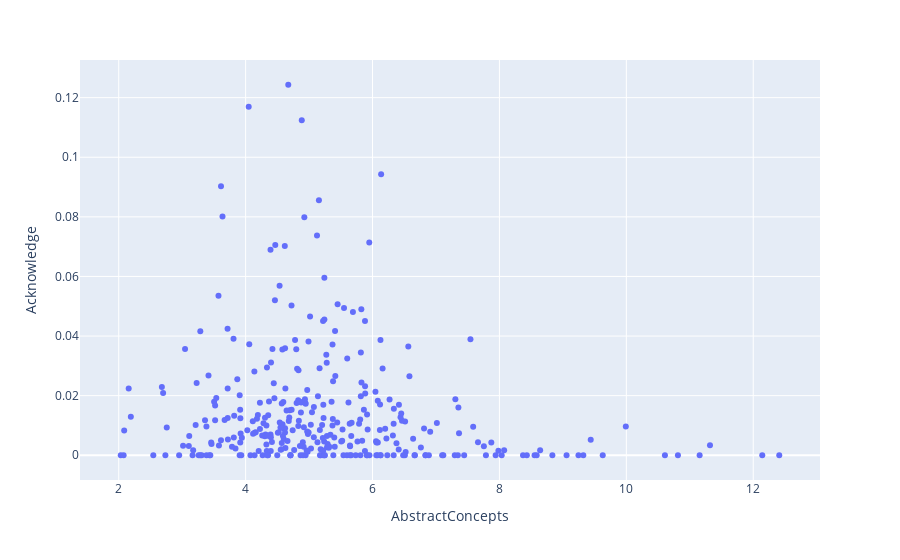

Source (notebook cell):
### Code cell
fig = px.scatter(df, x="AbstractConcepts", y="Acknowledge", hover_data="text_name")
fig.show()

### Figure 1 — Plotly figure (JSON) as saved in the notebook; plotly's stock layout.template omitted (floating-point values rounded to 4 significant figures; data arrays with more than 128 entries replaced by an {"elided": "..."} marker saying what was removed)
{"data": [{"customdata": {"elided": "329x1 str values"}, "hovertemplate": "AbstractConcepts=%{x}<br>Acknowledge=%{y}<br>text_name=%{customdata[0]}<extra></extra>", "legendgroup": "", "marker": {"color": "#636efa", "symbol": "circle"}, "mode": "markers", "name": "", "orientation": "v", "showlegend": false, "type": "scatter", "x": {"elided": "329 float values"}, "xaxis": "x", "y": {"elided": "329 float values"}, "yaxis": "y"}], "layout": {"legend": {"tracegroupgap": 0}, "margin": {"t": 60}, "xaxis": {"anchor": "y", "domain": [0, 1], "title": {"text": "AbstractConcepts"}}, "yaxis": {"anchor": "x", "domain": [0, 1], "title": {"text": "Acknowledge"}}}}
